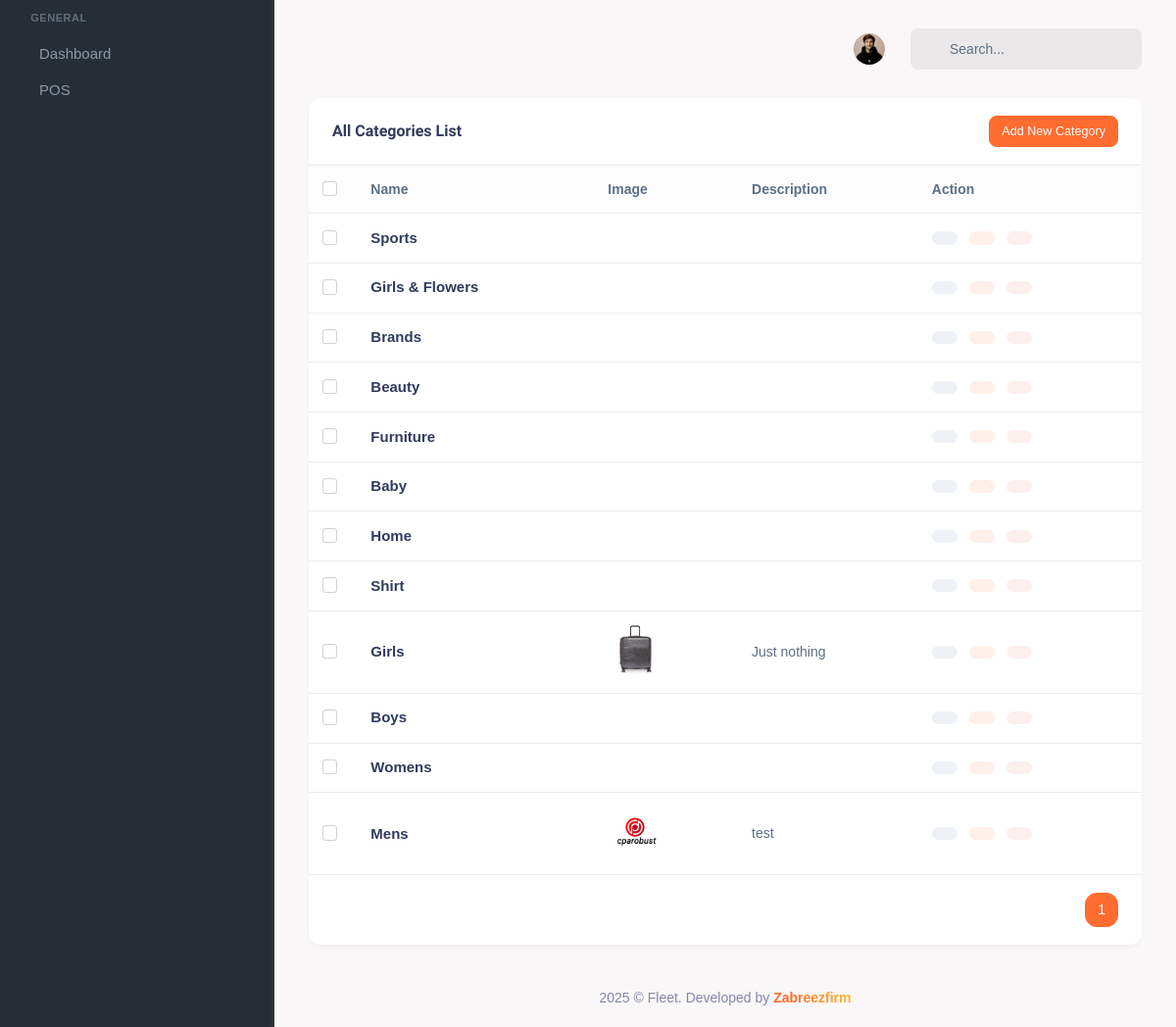
The app's page /category/ (signed in) with its own data.
### core/models.py (models this page shows, shortened)
class Category(models.Model):
    name = models.CharField(max_length=255)
    slug = models.SlugField(unique=True, blank=True, null=True)
    logo = models.ImageField(upload_to="category/image", blank=True, null=True)
    parent = models.ForeignKey(
        'self', on_delete=models.CASCADE, null=True, blank=True, related_name="subcategories"
    )
    description = models.TextField(blank=True, null=True)
    class Meta:
        verbose_name = "Category"
        verbose_name_plural = "             Categories"

### core/views.py (the view)
# urls.py: path('category/', CategoryListView.as_view(), name='category-list'),
def category(request):
    category_list = Category.objects.all().order_by('-id')
    paginator = Paginator(category_list, 20)
    page_number = request.GET.get('page')
    page_obj = paginator.get_page(page_number)
    return render(request, 'category.html', {'page_obj': page_obj})

### setting/context_preprocessor.py (called while the page is built)
def currency_context(request):
    currency_code = CompanySetting.objects.first().currency_code
    currency_symbol = CompanySetting.objects.first().currency_symbol
    return {
        'currency_code': currency_code,
        'currency_symbol': currency_symbol,
    }

### templates/category.html (shortened to what this page needs)
{% extends 'partials/base.html' %}
{% load static %}
{% block content %}
<div class="container-xxl">
    <div class="row">
         <div class="col-xl-12">
              <div class="card">
                   <div class="card-header d-flex justify-content-between align-items-center gap-1">
                        <h4 class="card-title flex-grow-1">All Categories List</h4>
                        <button class="btn btn-sm btn-primary" data-bs-toggle="modal" data-bs-target="#addCategoryModal">
                             Add New Category
                        </button>
                   </div>
                   <div>
                        <div class="table-responsive">
                             <table class="table align-middle mb-0 table-hover table-centered">
                                  <thead class="bg-light-subtle">
                                       <tr>
                                            <th style="width: 20px;">
                                                 <div class="form-check">
                                                      <input type="checkbox" class="form-check-input" id="customCheck1">
                                                 </div>
                                            </th>
                                            <th>Name</th>
                                            <th>Image</th>
                                            <th>Description</th>
                                            <th>Action</th>
                                       </tr>
                                  </thead>
                                  <tbody>
                                        {% for category in page_obj %}
                                        <tr>
                                             <td>
                                                  <div class="form-check">
                                                       <input type="checkbox" class="form-check-input" id="customCheck2">
                                                  </div>
                                             </td>
                                             <td>
                                                  <p class="text-dark fw-bold fs-15 mb-0">{{ category.name }}</p>
                                             </td>
                                             <td>
                                                  <div class="d-flex align-items-center gap-2">
                                                       {% if category.logo %}
                                                            <div class="rounded bg-light avatar-md d-flex align-items-center justify-content-center">
                                                            <img src="{{ category.logo.url }}" alt="" class="avatar-md">
                                                            </div>
                                                       {% endif %}
                                                  </div>
                                             </td>
                                             <td>{{ category.description|safe }}</td>
                                             <td>
                                                  <div class="d-flex gap-2">
                                                       <a href="#!" class="btn btn-light btn-sm"><iconify-icon icon="solar:eye-broken" class="align-middle fs-18"></iconify-icon></a>
                                                       <a href="#!" class="btn btn-soft-primary btn-sm"><iconify-icon icon="solar:pen-2-broken" class="align-middle fs-18"></iconify-icon></a>
                                                       <a href="#!" class="btn btn-soft-danger btn-sm"><iconify-icon icon="solar:trash-bin-minimalistic-2-broken" class="align-middle fs-18"></iconify-icon></a>
                                                  </div>
                                             </td>
                                        </tr>
                                        {% endfor %}
                                   </tbody>
                             </table>
                        </div>
                   </div>
                   <div class="card-footer border-top">
                         <nav aria-label="Page navigation example">
                         <ul class="pagination justify-content-end mb-0">
                              {% for num in page_obj.paginator.page_range %}
                                   <li class="page-item {% if num == page_obj.number %}active{% endif %}">
                                        <a class="page-link" href="?page={{ num }}">{{ num }}</a>
                                   </li>
                              {% endfor %}
                         </ul>
                         </nav>
                    </div>
              </div>
         </div>
    </div>
</div>
{% endblock %}

### records on screen
Category: name "Sports"
Category: name "Girls & Flowers"
Category: name "Brands"
Category: name "Beauty"
Category: name "Furniture"
Category: name "Baby"
Category: name "Home"
Category: name "Shirt"
Category: name "Girls", logo (picture), description "Just nothing"
Category: name "Boys"
Category: name "Womens"
Category: name "Mens", logo (picture), description "test"

### other values on screen
{{ num }} "1"
